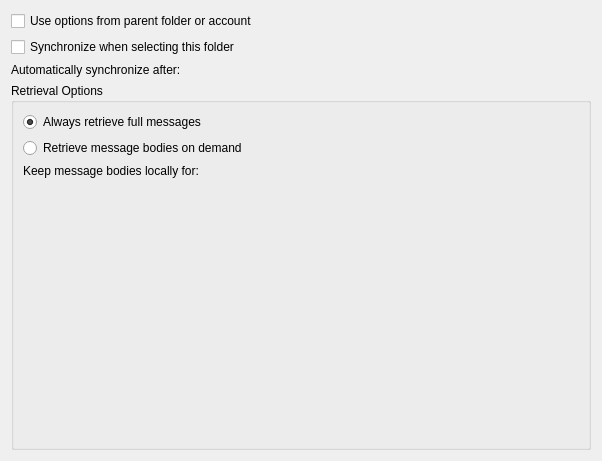
<?xml version="1.0" encoding="UTF-8"?>
<ui version="4.0">
 <class>CachePolicyPage</class>
 <widget class="QWidget" name="CachePolicyPage">
  <property name="enabled">
   <bool>true</bool>
  </property>
  <property name="geometry">
   <rect>
    <x>0</x>
    <y>0</y>
    <width>602</width>
    <height>461</height>
   </rect>
  </property>
  <layout class="QVBoxLayout" name="verticalLayout_3">
   <item>
    <widget class="QCheckBox" name="inherit">
     <property name="text">
      <string>Use options from parent folder or account</string>
     </property>
     <property name="checked">
      <bool>false</bool>
     </property>
     <property name="tristate">
      <bool>false</bool>
     </property>
    </widget>
   </item>
   <item>
    <widget class="QCheckBox" name="syncOnDemand">
     <property name="text">
      <string>Synchronize when selecting this folder</string>
     </property>
    </widget>
   </item>
   <item>
    <layout class="QHBoxLayout" name="horizontalLayout_3">
     <item>
      <widget class="QLabel" name="label_2">
       <property name="text">
        <string>Automatically synchronize after:</string>
       </property>
      </widget>
     </item>
     <item>
      <widget class="KIntNumInput" name="checkInterval" native="true">
       <property name="value" stdset="0">
        <number>-1</number>
       </property>
       <property name="minimum" stdset="0">
        <number>0</number>
       </property>
       <property name="suffix" stdset="0">
        <string>minutes</string>
       </property>
       <property name="specialValueText" stdset="0">
        <string comment="never check the cache">Never</string>
       </property>
      </widget>
     </item>
    </layout>
   </item>
   <item>
    <widget class="QStackedWidget" name="stackedWidget">
     <property name="currentIndex">
      <number>1</number>
     </property>
     <widget class="QWidget" name="rawPage">
      <layout class="QHBoxLayout" name="horizontalLayout">
       <property name="margin">
        <number>0</number>
       </property>
       <item>
         <widget class="QGroupBox" name="groupBox_2">
           <property name="title">
	     <string>Locally Cached Parts</string>
	   </property>
	   <layout class="QGridLayout" name="gridLayout">
	     <item row="0" column="0">
	       <widget class="KEditListWidget" name="localParts">
         <property name="enabled">
          <bool>false</bool>
         </property>
         <property name="buttons">
           <set>KEditListWidget::Add|KEditListWidget::Remove</set>
         </property>
         <property name="title" stdset="0">
	 <string>Locally Cached Parts</string>
         </property>
        </widget>
       </item>
      </layout>
     </widget>
      </item>
      </layout>
      </widget>
     <widget class="QWidget" name="endUserPage">
      <layout class="QVBoxLayout" name="verticalLayout_2">
       <property name="margin">
        <number>0</number>
       </property>
       <item>
        <widget class="QGroupBox" name="retrievalOptionsGroupBox">
         <property name="title">
          <string>Retrieval Options</string>
         </property>
         <layout class="QVBoxLayout" name="verticalLayout">
          <item>
           <widget class="QRadioButton" name="retrieveFullMessages">
            <property name="text">
             <string>Always retrieve full messages</string>
            </property>
            <property name="checked">
             <bool>true</bool>
            </property>
           </widget>
          </item>
          <item>
           <widget class="QRadioButton" name="retrieveOnlyHeaders">
            <property name="text">
             <string>Retrieve message bodies on demand</string>
            </property>
           </widget>
          </item>
          <item>
           <layout class="QHBoxLayout" name="horizontalLayout_2">
            <item>
             <widget class="QLabel" name="label">
              <property name="text">
               <string>Keep message bodies locally for:</string>
              </property>
             </widget>
            </item>
            <item>
             <widget class="KIntNumInput" name="localCacheTimeout" native="true">
              <property name="value" stdset="0">
               <number>-1</number>
              </property>
              <property name="minimum" stdset="0">
               <number>0</number>
              </property>
              <property name="suffix" stdset="0">
               <string>minutes</string>
              </property>
              <property name="specialValueText" stdset="0">
               <string comment="no cache timeout">Never</string>
              </property>
             </widget>
            </item>
           </layout>
          </item>
          <item>
           <spacer name="verticalSpacer">
            <property name="orientation">
             <enum>Qt::Vertical</enum>
            </property>
            <property name="sizeHint" stdset="0">
             <size>
              <width>20</width>
              <height>40</height>
             </size>
            </property>
           </spacer>
          </item>
         </layout>
        </widget>
       </item>
      </layout>
     </widget>
    </widget>
   </item>
  </layout>
 </widget>
 <customwidgets>
  <customwidget>
   <class>KEditListWidget</class>
   <extends>QWidget</extends>
   <header>keditlistwidget.h</header>
  </customwidget>
  <customwidget>
   <class>KIntNumInput</class>
   <extends>QWidget</extends>
   <header>knuminput.h</header>
  </customwidget>
 </customwidgets>
 <resources/>
 <connections>
  <connection>
   <sender>inherit</sender>
   <signal>toggled(bool)</signal>
   <receiver>localParts</receiver>
   <slot>setDisabled(bool)</slot>
   <hints>
    <hint type="sourcelabel">
     <x>199</x>
     <y>14</y>
    </hint>
    <hint type="destinationlabel">
     <x>321</x>
     <y>192</y>
    </hint>
   </hints>
  </connection>
  <connection>
   <sender>retrieveOnlyHeaders</sender>
   <signal>toggled(bool)</signal>
   <receiver>label</receiver>
   <slot>setEnabled(bool)</slot>
   <hints>
    <hint type="sourcelabel">
     <x>299</x>
     <y>143</y>
    </hint>
    <hint type="destinationlabel">
     <x>162</x>
     <y>168</y>
    </hint>
   </hints>
  </connection>
  <connection>
   <sender>retrieveOnlyHeaders</sender>
   <signal>toggled(bool)</signal>
   <receiver>localCacheTimeout</receiver>
   <slot>setEnabled(bool)</slot>
   <hints>
    <hint type="sourcelabel">
     <x>299</x>
     <y>143</y>
    </hint>
    <hint type="destinationlabel">
     <x>439</x>
     <y>168</y>
    </hint>
   </hints>
  </connection>
  <connection>
   <sender>inherit</sender>
   <signal>toggled(bool)</signal>
   <receiver>syncOnDemand</receiver>
   <slot>setDisabled(bool)</slot>
   <hints>
    <hint type="sourcelabel">
     <x>304</x>
     <y>18</y>
    </hint>
    <hint type="destinationlabel">
     <x>304</x>
     <y>39</y>
    </hint>
   </hints>
  </connection>
  <connection>
   <sender>inherit</sender>
   <signal>toggled(bool)</signal>
   <receiver>label_2</receiver>
   <slot>setDisabled(bool)</slot>
   <hints>
    <hint type="sourcelabel">
     <x>304</x>
     <y>18</y>
    </hint>
    <hint type="destinationlabel">
     <x>154</x>
     <y>64</y>
    </hint>
   </hints>
  </connection>
  <connection>
   <sender>inherit</sender>
   <signal>toggled(bool)</signal>
   <receiver>checkInterval</receiver>
   <slot>setDisabled(bool)</slot>
   <hints>
    <hint type="sourcelabel">
     <x>304</x>
     <y>18</y>
    </hint>
    <hint type="destinationlabel">
     <x>446</x>
     <y>64</y>
    </hint>
   </hints>
  </connection>
  <connection>
   <sender>inherit</sender>
   <signal>toggled(bool)</signal>
   <receiver>retrievalOptionsGroupBox</receiver>
   <slot>setDisabled(bool)</slot>
   <hints>
    <hint type="sourcelabel">
     <x>304</x>
     <y>18</y>
    </hint>
    <hint type="destinationlabel">
     <x>300</x>
     <y>266</y>
    </hint>
   </hints>
  </connection>
 </connections>
</ui>
